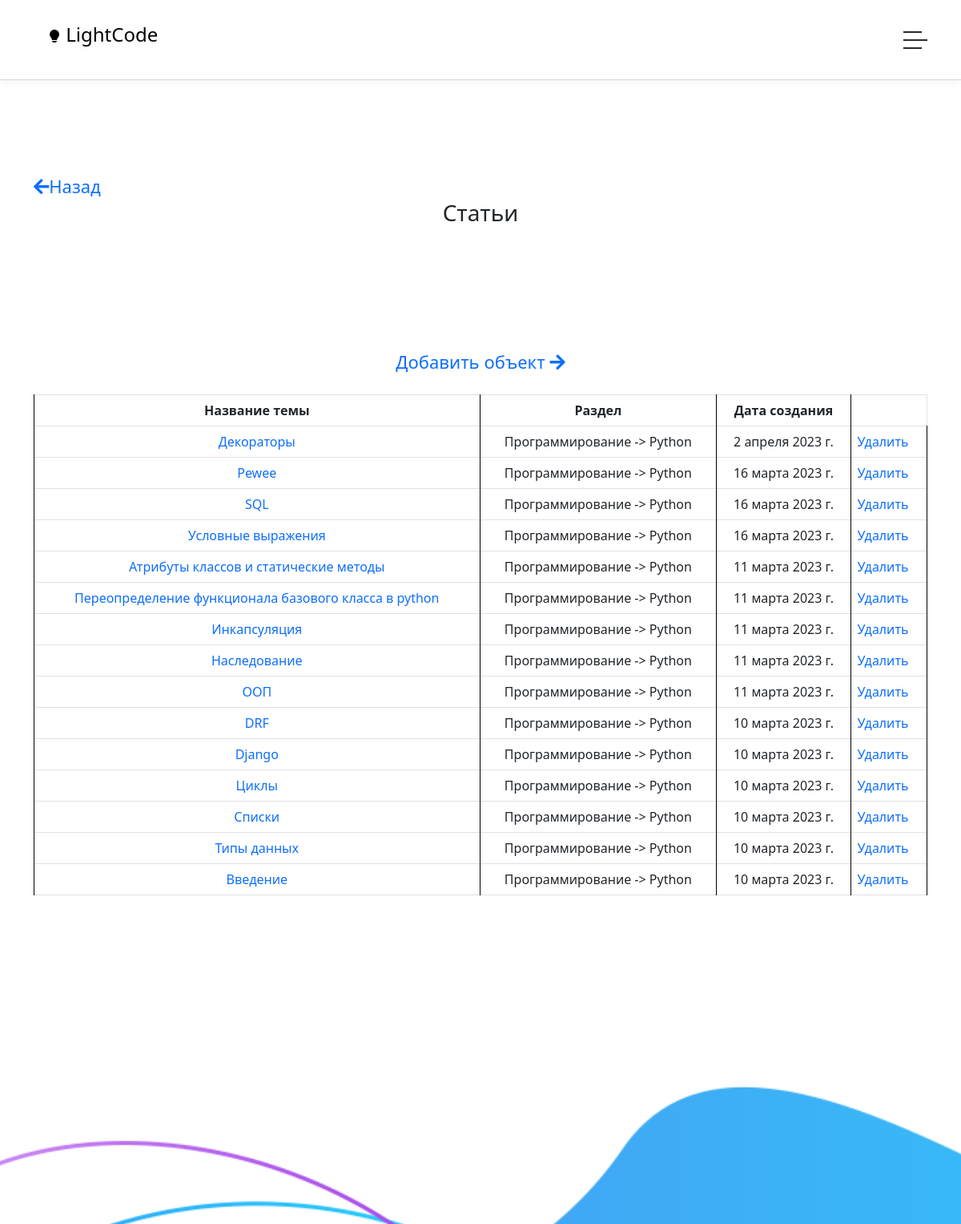
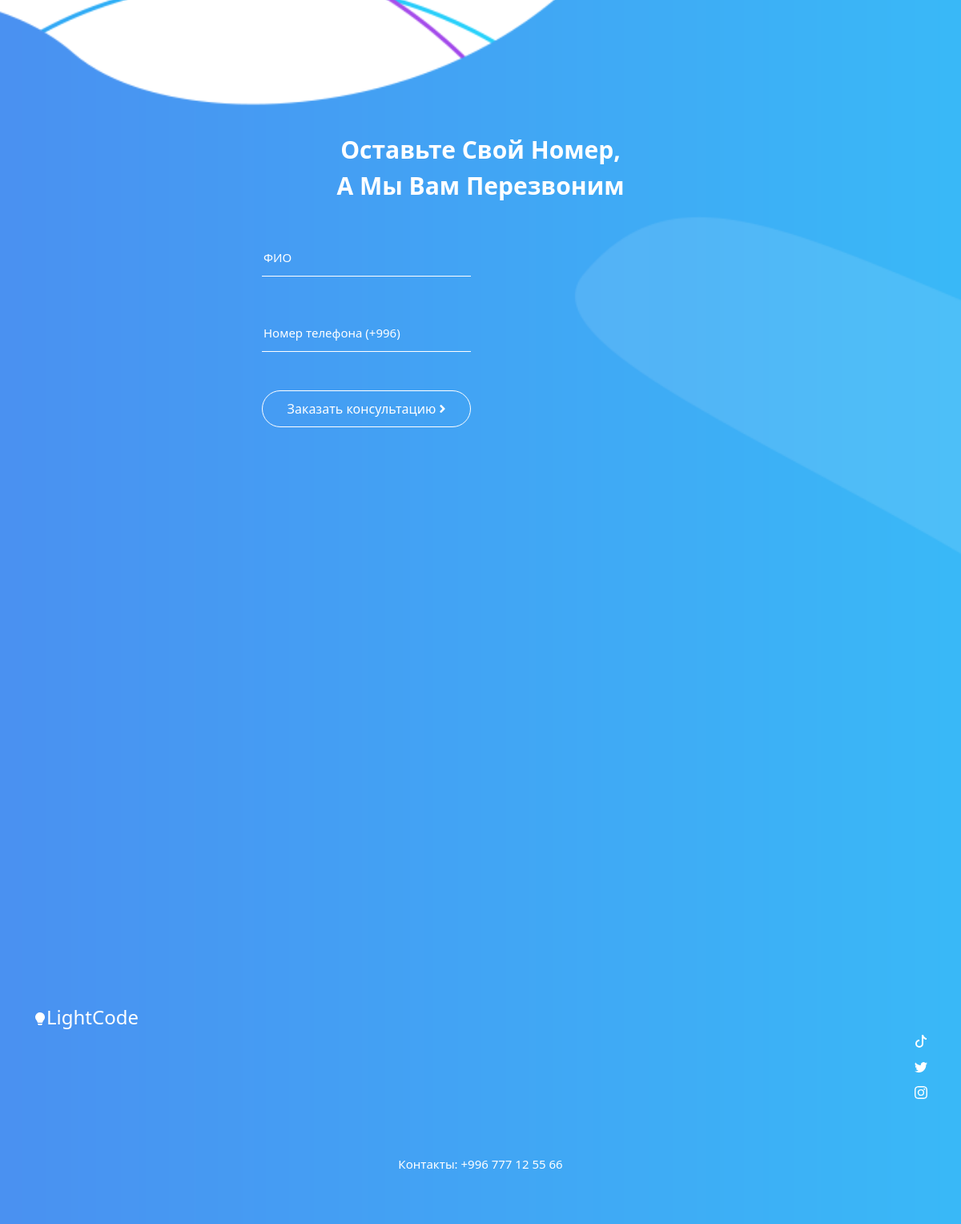
Screenshot of /article-list/ (signed in) with the database file from the repository (2 pictures, top to bottom).
### landing/models.py (models this page shows, shortened)
class Article(models.Model):
    teacher = models.ForeignKey(User, on_delete=models.CASCADE, verbose_name='Ментор')
    topic_name = models.CharField(max_length=80, verbose_name='Название темы')
    slug = models.SlugField()
    body = RichTextField(verbose_name='Контент')
    section = models.ForeignKey(Section, on_delete=models.CASCADE, verbose_name='Раздел')
    created_date = models.DateField(auto_now_add=True, verbose_name='Дата создания')
    class Meta:
        verbose_name = 'Статья'
        verbose_name_plural = 'Статьи'

class Section(models.Model):
    title = models.CharField(max_length=123, verbose_name='Название')
    slug = models.SlugField()
    id_section = models.ForeignKey('self', on_delete=models.CASCADE, blank=True, null=True, related_name='children')
    description = models.TextField(verbose_name='Описание для подраздела', blank=True, null=True)
    def __str__(self):
        full_path = [self.title]
        k = self.id_section
        while k is not None:
            full_path.append(k.title)
            k = k.id_section
        return ' -> '.join(full_path[::-1])
    class Meta:
        verbose_name = 'Раздел'
        verbose_name_plural = 'Разделы'

### landing/views.py (the view)
# urls.py: path('article-list/', views.article_list, name='article_list'),
@login_required(login_url='/registration/')
@user_passes_test(lambda u: u.is_admin or u.status == 4, login_url='/registration/')
def article_list(request):
    articles = Article.objects.filter(teacher=request.user.id).order_by('-id')
    return render(request, template_name='landing/list_articles.html', context={'articles': articles})

### landing/templates/landing/list_articles.html (shortened to what this page needs)
{% extends 'base.html' %}
{% load static %}
{% block nav %}
  <header class="header-area header-sticky wow slideInDown" data-wow-duration="0.75s" data-wow-delay="0s">
    <div class="container">
      <div class="row">
        <div class="col-12">
          <nav class="main-nav">
            <a href="{% url 'index' %}" class="logo">
                <h4 style="color: black;"><br> LightCode</h4>
            </a>
            <a class='menu-trigger'>
                <span>Menu</span>
            </a>
          </nav>
        </div>
      </div>
    </div>
  </header>
{% endblock nav %}
{% block content %}
<br><br><br><br><br><br><br><br><br>
<div class="container">
  <a style="font-size: 22px;" href="{% url 'tutorials' %}"><i class="fa fa-arrow-left"></i>Назад </a>
</div>
<center>
    <h3>Статьи</h3>
    <br><br><br>
    <br><br><br>
    <a style="font-size: 22px;" href="{% url 'add_article' %}">Добавить объект <i class="fa fa-arrow-right"></i></a>
    <br><br>
    <div class="container">
        <table class="table table-bordered">
  <tbody>
    <tr>
      <th style="text-align: center; margin: 0 10px;" >Название темы</th>
      <th style="text-align: center; margin: 0 10px;" >Раздел</th>
      <th style="text-align: center; margin: 0 10px;" >Дата создания</th>
    </tr>
    {% for article in articles  %}
    <tr>
      <td style="text-align: center; margin: 0 10px;"><a href="{% url 'article_detail' article.id %}" >{{ article.topic_name }}</a></td>
      <td style="text-align: center; margin: 0 10px;" >{{ article.section }}</td>
      <td style="text-align: center; margin: 0 10px;" >{{ article.created_date }}</td>
        <td><a href="{% url 'article_delete' article.id %}">Удалить</a></td>
    </tr>
    {% endfor %}
  </tbody>
</table>
    </div>
</center>
{% endblock %}

### static/css/templatemo-chain-app-dev.css (style rules this page uses)
html, body, div, span, applet, object, iframe, h1, h2, h3, h4, h5, h6, p, blockquote, div pre, a, abbr, acronym, address, big, cite, code, del, dfn, em, font, img, ins, kbd, q, s, samp, small, strike, strong, sub, sup, tt, var, b, u, i, center, dl, dt, dd, ol, ul, li, figure, header, nav, section, article, aside, footer, figcaption { margin: 0; padding: 0; border: 0; outline: 0; }
header, nav, section, article, aside, footer, hgroup { display: block; }
* { box-sizing: border-box; }
html, body { font-family: 'Roboto', sans-serif; font-weight: 400; background-color: #fff; -ms-text-size-adjust: 100%; -webkit-font-smoothing: antialiased; -moz-osx-font-smoothing: grayscale; }
a { text-decoration: none !important; }
h1, h2, h3, h4, h5, h6 { margin-top: 0px; margin-bottom: 0px; }
html, body { background: #fff; font-family: 'Roboto', sans-serif; }
.header-area { background-color: transparent; border-bottom: 1px solid rgba(42,42,42,0.2); position: absolute; left: 0px; right: 0px; z-index: 100; height: 100px; -webkit-transition: all .5s ease 0s; -moz-transition: all .5s ease 0s; -o-transition: all .5s ease 0s; transition: all .5s ease 0s; }
.header-area .main-nav { min-height: 80px; background: transparent; }
.header-area .main-nav .logo { float: left; -webkit-transition: all 0.3s ease 0s; -moz-transition: all 0.3s ease 0s; -o-transition: all 0.3s ease 0s; transition: all 0.3s ease 0s; }
.header-area .main-nav .logo { line-height: 100px; float: left; -webkit-transition: all 0.3s ease 0s; -moz-transition: all 0.3s ease 0s; -o-transition: all 0.3s ease 0s; transition: all 0.3s ease 0s; }
.header-area .main-nav .menu-trigger { cursor: pointer; display: block; position: absolute; top: 33px; width: 32px; height: 40px; text-indent: -9999em; z-index: 99; right: 40px; display: none; }
.header-area .main-nav .menu-trigger span, .header-area .main-nav .menu-trigger span:before, .header-area .main-nav .menu-trigger span:after { -moz-transition: all 0.4s; -o-transition: all 0.4s; -webkit-transition: all 0.4s; transition: all 0.4s; background-color: #2a2a2a; display: block; position: absolute; width: 30px; height: 2px; left: 0; }
.header-area .main-nav .menu-trigger span:before, .header-area .main-nav .menu-trigger span:after { -moz-transition: all 0.4s; -o-transition: all 0.4s; -webkit-transition: all 0.4s; transition: all 0.4s; background-color: #2a2a2a; display: block; position: absolute; width: 30px; height: 2px; left: 0; width: 75%; }
.header-area .main-nav .menu-trigger span:before, .header-area .main-nav .menu-trigger span:after { content: ""; }
.header-area .main-nav .menu-trigger span { top: 16px; }
.header-area .main-nav .menu-trigger span:before { -moz-transform-origin: 33% 100%; -ms-transform-origin: 33% 100%; -webkit-transform-origin: 33% 100%; transform-origin: 33% 100%; top: -10px; z-index: 10; }
.header-area .main-nav .menu-trigger span:after { -moz-transform-origin: 33% 0; -ms-transform-origin: 33% 0; -webkit-transform-origin: 33% 0; transform-origin: 33% 0; top: 10px; }
.header-area.header-sticky { min-height: 80px; }
@media (max-width: 1200px) { .header-area .main-nav:before { display: none; } }
@media (max-width: 1400px) { .header-area .main-nav .logo { color: #1e1e1e; } }
@media (max-width: 1400px) { .header-area { background-color: #fff; padding: 0px 15px; height: 100px; box-shadow: none; text-align: center; box-shadow: 0px 5px 8px rgba(0,0,0,0.03); } }
@media (max-width: 1400px) { .header-area .container { padding: 0px; } }
@media (max-width: 1400px) { .header-area .logo { margin-left: 30px; } }
@media (max-width: 1400px) { .header-area .menu-trigger { display: block !important; } }
@media (max-width: 1400px) { .header-area .main-nav { overflow: hidden; } }
@media (max-width: 1200px) { .header-area .main-nav .logo h4 { font-size: 24px; } }

### landing/templates/landing/list_articles.html (style rules this page uses)
table, th, td { border: 1px solid black; }

### rows the page displays
Article: topic_name "Декораторы", section "Программирование -> Python", created_date "2 апреля 2023 г."
Article: topic_name "Pewee", section "Программирование -> Python", created_date "16 марта 2023 г."
Article: topic_name "SQL", section "Программирование -> Python", created_date "16 марта 2023 г."
Article: topic_name "Условные выражения", section "Программирование -> Python", created_date "16 марта 2023 г."
Article: topic_name "Атрибуты классов и статические методы", section "Программирование -> Python", created_date "11 марта 2023 г."
Article: topic_name "Переопределение функционала базового класса в python", section "Программирование -> Python", created_date "11 марта 2023 г."
Article: topic_name "Инкапсуляция", section "Программирование -> Python", created_date "11 марта 2023 г."
Article: topic_name "Наследование", section "Программирование -> Python", created_date "11 марта 2023 г."
Article: topic_name "ООП", section "Программирование -> Python", created_date "11 марта 2023 г."
Article: topic_name "DRF", section "Программирование -> Python", created_date "10 марта 2023 г."
Article: topic_name "Django", section "Программирование -> Python", created_date "10 марта 2023 г."
Article: topic_name "Циклы", section "Программирование -> Python", created_date "10 марта 2023 г."
Article: topic_name "Списки", section "Программирование -> Python", created_date "10 марта 2023 г."
Article: topic_name "Типы данных", section "Программирование -> Python", created_date "10 марта 2023 г."
Article: topic_name "Введение", section "Программирование -> Python", created_date "10 марта 2023 г."
